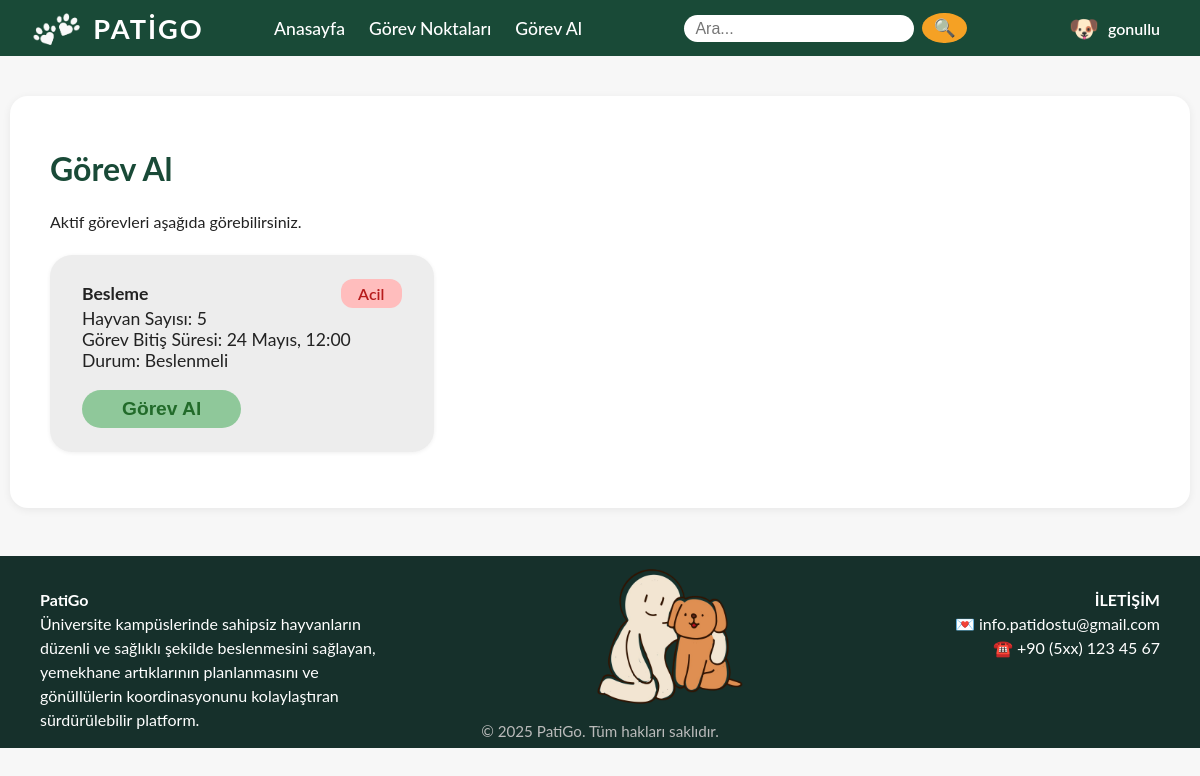
/gorev-al/ (signed in), run on an earlier commit of the app's database.
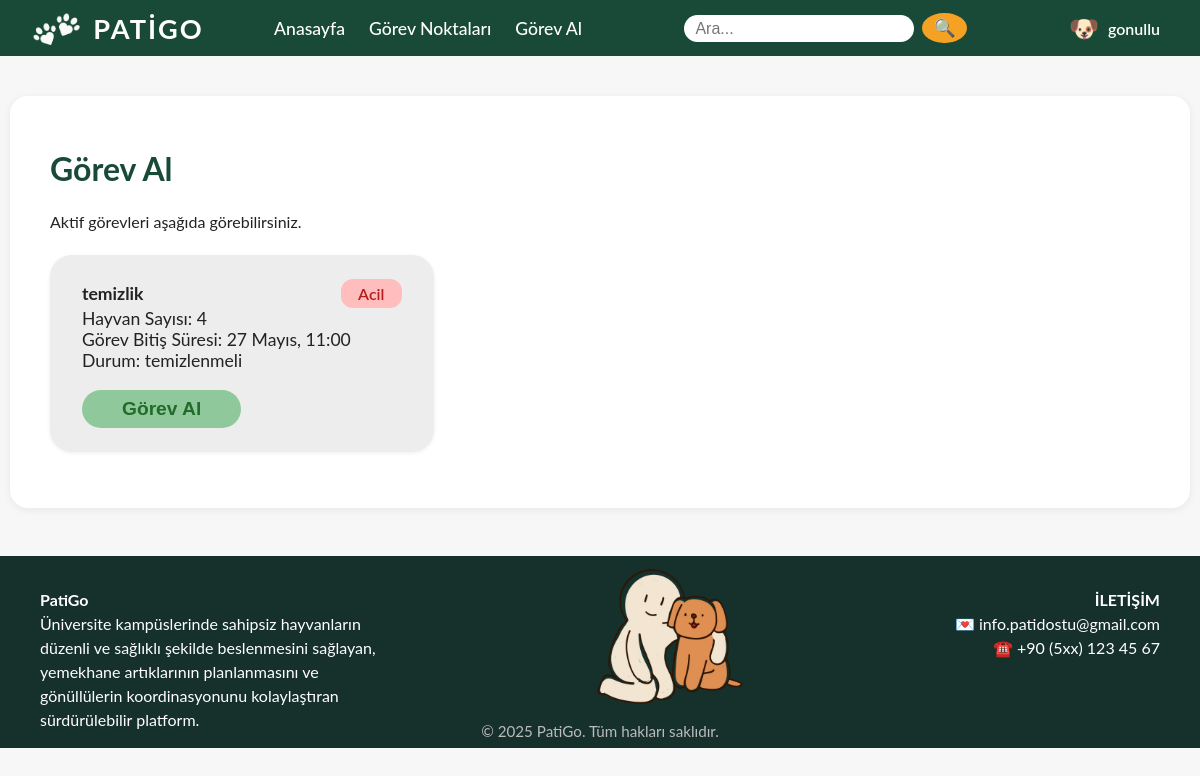
And on a later commit of the database.
### main/models.py (models this page shows, shortened)
class Task(models.Model):
    PRIORITY_CHOICES = (
        ('acil', 'Acil'),
        ('orta', 'Orta Öncelik'),
        ('normal', 'Normal'),
    )
    name = models.CharField(max_length=100)
    description = models.TextField()
    animal_count = models.PositiveIntegerField()
    end_time = models.DateTimeField()
    status = models.CharField(max_length=100)
    priority = models.CharField(max_length=10, choices=PRIORITY_CHOICES, default='normal')
    assigned_to = models.ForeignKey(User, on_delete=models.SET_NULL, null=True, blank=True, related_name='tasks')
    is_completed = models.BooleanField(default=False)

### main/views.py (the view, shortened to what this page needs)
# urls.py: path('gorev-al/', views.gorev_al, name='gorev_al'),
@login_required
def gorev_al(request):
    profile = request.user.userprofile
    if profile.user_type != 'gonullu':
        return redirect('home')
    tasks = Task.objects.filter(assigned_to__isnull=True, is_completed=False).order_by('end_time')
    return render(request, 'gorev_al.html', {'tasks': tasks})

### main/templates/gorev_al.html (shortened to what this page needs)
{% extends 'base.html' %}
{% block content %}
<div class="panel-section">
    <h1>Görev Al</h1>
    <p>Aktif görevleri aşağıda görebilirsiniz.</p>
    <div class="tasks-grid">
        {% for task in tasks %}
        <div class="task-box">
            <div style="display:flex;justify-content:space-between;align-items:center;">
                <strong>{{ task.name }}</strong>
                {% if task.priority == 'acil' %}
                    <span class="priority-label priority-acil">Acil</span>
                {% elif task.priority == 'orta' %}
                    <span class="priority-label priority-orta">Orta Öncelik</span>
                {% endif %}
            </div>
            <span>Hayvan Sayısı: {{ task.animal_count }}</span><br>
            <span>Görev Bitiş Süresi: {{ task.end_time|date:'d F, H:i' }}</span><br>
            <span>Durum: {{ task.status }}</span><br>
            <form method="post" action="">
                <button type="submit" class="btn btn-complete">Görev Al</button>
            </form>
        </div>
        {% empty %}
        <p>Şu anda alınabilecek görev yok.</p>
        {% endfor %}
    </div>
</div>
{% endblock %}

What changed in the data, as far as the page shows it:
no longer on this page (row edited): Task: name "Besleme", priority "Acil", animal_count "5", end_time "24 Mayıs, 12:00", status "Beslenmeli"
added Task: name "temizlik", priority "Acil", animal_count "4", end_time "27 Mayıs, 11:00", status "temizlenmeli"
